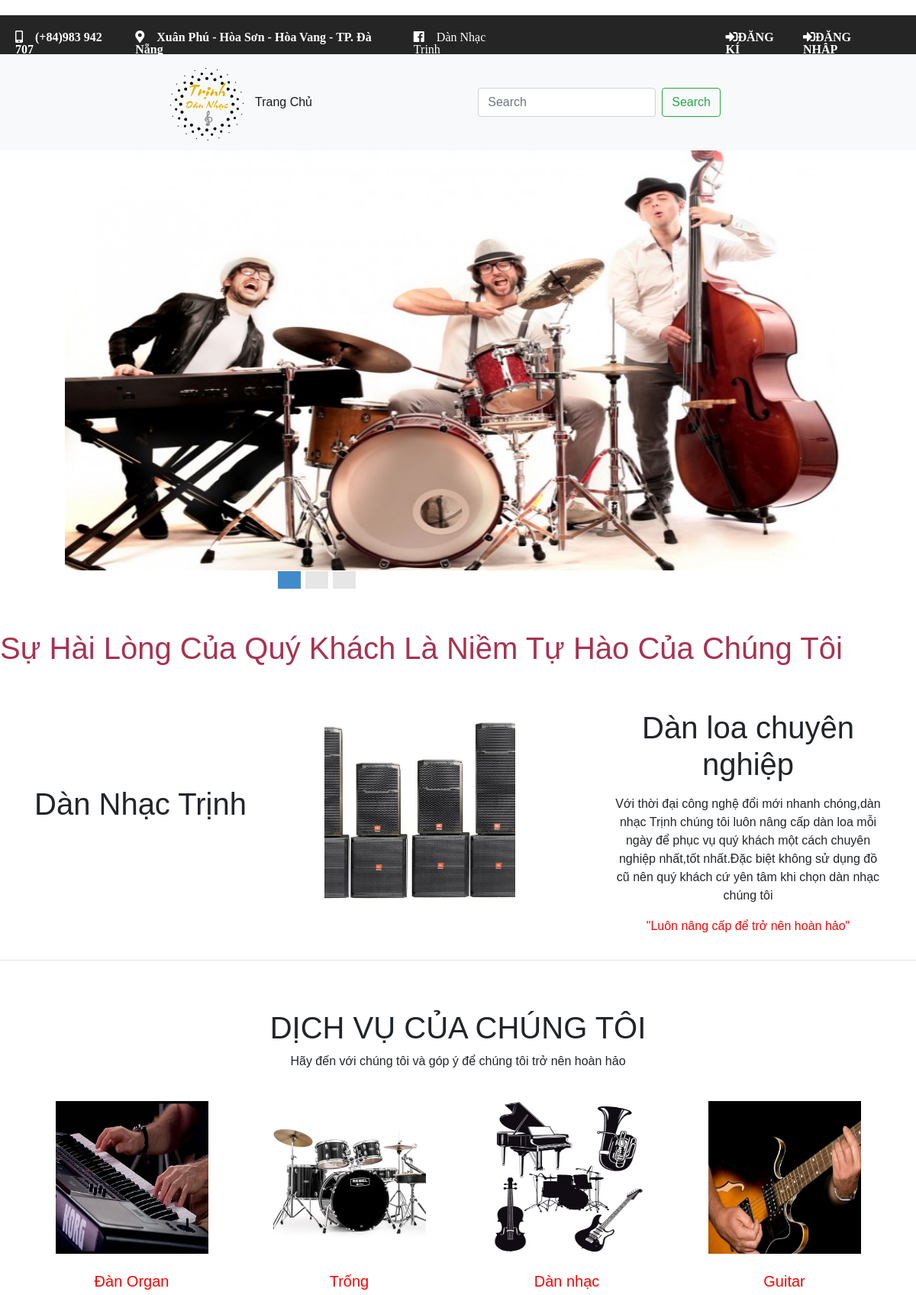
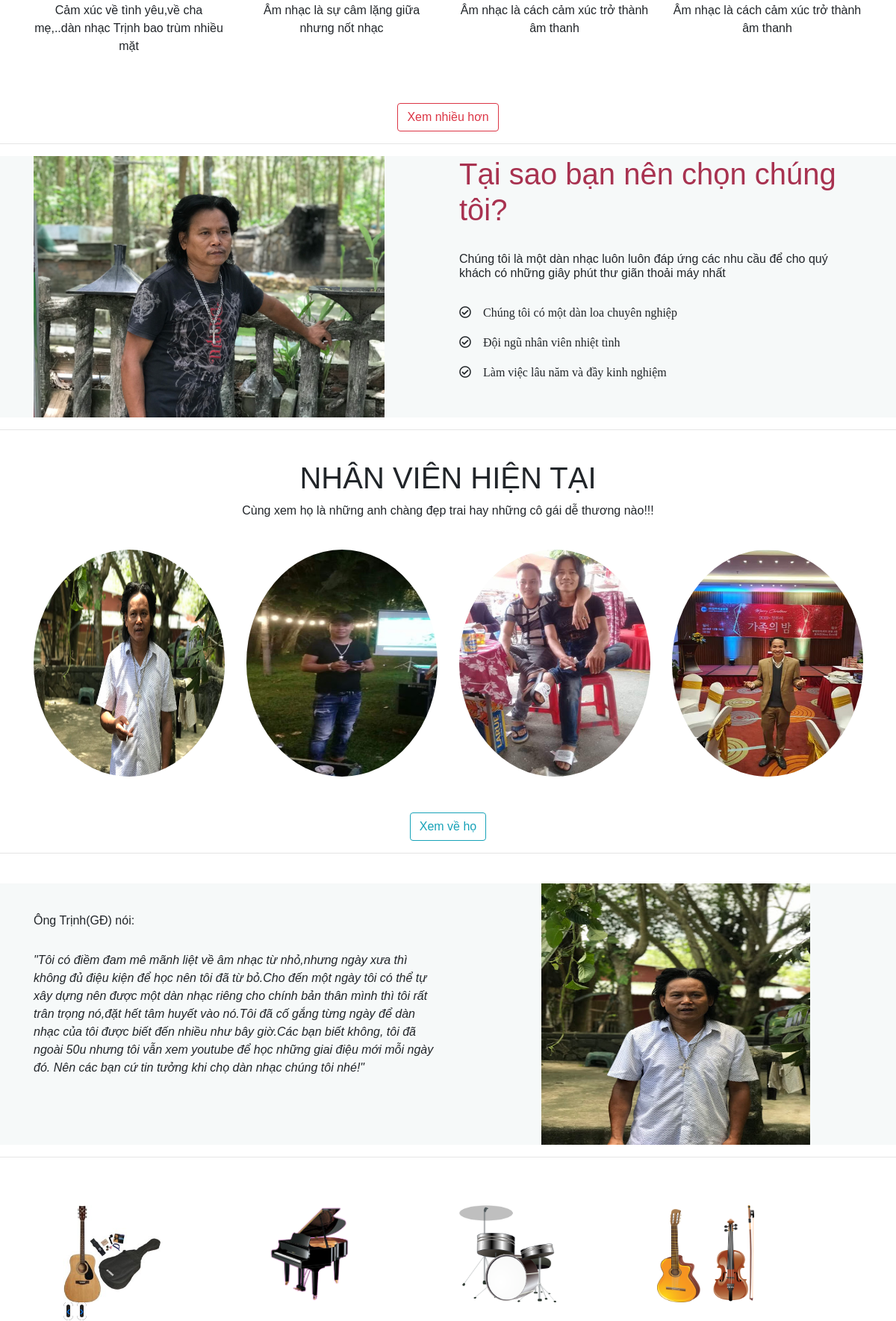
The page / (upper part) on the database its author committed (2 pictures, top to bottom).
### tables this page shows
create table introduce(
id int auto_increment primary key,
names varchar(255),
image varchar(255),
content1 varchar(255),
content2 varchar(255),
note varchar(255)
);

create table service(
id int auto_increment primary key,
image varchar(255),
names varchar(255),
intro varchar(255)
);

create table why(
id int auto_increment primary key,
image varchar(255),
title varchar(255),
intro varchar(255),
detail1 varchar(255),
detail2 varchar(255),
detail3 varchar(255)
);

create table emp(
id int auto_increment primary key,
image varchar(255)
);

create table manager(
id int auto_increment primary key,
img varchar(255),
namess varchar(255),
content text
);

### Php/database.php (called while the page is built, shortened)
<?php
$db = new mysqli("localhost", "root", "", "DanNhac");
$sql = "SELECT * from introduce";
$result = $db->query($sql)->fetch_all();
$sql1 = "SELECT * from service";
$result1 = $db->query($sql1)->fetch_all();
$sqlw = "SELECT * from why";
$resultw = $db->query($sqlw)->fetch_all();
   ?>
<?php
   $sql2 = "SELECT * from service";
    $result2 = $db->query($sql2)->fetch_all();
$sql5 = "SELECT * from emp";
$result5 = $db->query($sql5)->fetch_all();
$sql7 = "SELECT * from manager";
$result7 = $db->query($sql7)->fetch_all();
?>

### index.php (the view, shortened to what this page needs)
<!DOCTYPE html>
<html>
<head>
	<link rel="stylesheet" href="https://stackpath.bootstrapcdn.com/bootstrap/4.4.1/css/bootstrap.min.css">
	<link rel="stylesheet" href="https://use.fontawesome.com/releases/v5.0.7/css/all.css">
	<link rel="stylesheet" type="text/css" href="Css/style.css">
</head>
<body>
	<?php session_start();
	include "Php/database.php";
		?>
	<div class="flex">
		<ul class="flex1">
			<i class="fas fa-mobile-alt">&emsp;(+84)983 942 707</i>&emsp;
			<i class="fas fa-map-marker-alt">&emsp;Xuân Phú - Hòa Sơn - Hòa Vang - TP. Đà Nẵng</i>&emsp;
			<i class="fab fa-facebook">&emsp;Dàn Nhạc Trịnh</i>&emsp;
			<i style="margin-left: 260px;" class="fas fa-sign-in-alt" data-toggle="modal" data-target="#myModal" >ĐĂNG KÍ</i>&emsp;
		<i class="fas fa-sign-in-alt" data-toggle="modal" data-target="#myModal1">ĐĂNG NHẬP</i>&emsp;
	</ul>
</div>
<br>
<br>
<nav  class="navbar navbar-expand-lg navbar-light bg-light">
	<img style="margin-left: 200px;" src="Img/logo.png" width="110px;" height="110px;" alt="">
	<div class="collapse navbar-collapse" id="navbarSupportedContent">
		<ul class="navbar-nav mr-auto">
			<li class="nav-item active">
				<a class="nav-link" href="index.php">Trang Chủ <span class="sr-only">(current)</span></a>
			</li>
			</ul>
			<form action="Php/result.php " method="POST" class="form-inline my-2 my-lg-0">
				<input name="inputSearch"  class="form-control mr-sm-2" type="search" placeholder="Search" aria-label="Search">
				<button name="search" style="margin-right: 240px" class="btn btn-outline-success my-2 my-sm-0" type="submit">Search</button>
			</form>
		</div>
	</nav>
	<div class="container">
		<div class="row">
			<div class="col-sm-12">
				<div id="carouselExampleIndicators" class="carousel slide" data-ride="carousel">
					<ol class="carousel-indicators">
						<li data-target="#carouselExampleIndicators" data-slide-to="0" class="active"></li>
						<li data-target="#carouselExampleIndicators" data-slide-to="1"></li>
						<li data-target="#carouselExampleIndicators" data-slide-to="2"></li>
					</ol>
					<div class="carousel-inner">
						<div class="carousel-item active">
							<img class="d-block w-100" style="width: 900px; height: 550px" src="Img/slide1.jpg"  alt="First slide">
						</div>
					</div>
					<a class="carousel-control-prev" href="#carouselExampleIndicators" role="button" data-slide="prev">
						<span class="carousel-control-prev-icon" aria-hidden="true"></span>
					</a>
					<a class="carousel-control-next" href="#carouselExampleIndicators" role="button" data-slide="next">
						<span class="carousel-control-next-icon" aria-hidden="true"></span>
					</a>
				</div>
			</div>
		</div>
	</div>
	<br>
	<br>
	<marquee><h1 style="font-size: 36; color:#a83250;">Sự Hài Lòng Của Quý Khách Là Niềm Tự Hào Của Chúng Tôi</h1></marquee>
	<br>
	<br>
	<div style="justify-content: center;display: flex;">
		<div class = "container">
			<div class = "row">
				<div class = "col-sm-4">
					<h1 style="margin-top: 100px;" >	<?php echo $result[0][1];  ?></h1>
				</div>
				<div class = "col-sm-4">
					<img style="width: 250px; height: 250px;" src="<?php  echo $result[0][2]; ?>" alt="">
				</div>
				<div class = "col-sm-4">
					<center><h1><?php echo $result[0][3];  ?></h1></center>
					<p><center><?php echo $result[0][4];  ?></center></p>
					<center><p style="color: red">"<?php echo $result[0][5];  ?>"</p></center>
				</div>
			</div>
		</div>
	</div>
	<hr>
	<br>
	<br>
	<div style="text-align: center;">
		<h1>DỊCH VỤ CỦA CHÚNG TÔI</h1>
		<p>Hãy đến với chúng tôi và góp ý để chúng tôi trở nên hoàn hảo</p>
	</div>
	<br>
	<?php include 'Php/database.php';?>
	<div class="container">
		<div class="row">
			<?php for ($i=0; $i < count($result1)  ; $i++) {
				?>
				<div class = "col-sm-3">
					<center><img class="abc" style="width: 200px; height: 200px" src="Img/<?php  echo $result1[$i][1]; ?>"></center>
					<br>
					<center><h5 style="color:red">	<?php echo $result1[$i][2];  ?></h5></center>
					<center><p>	<?php echo $result1[$i][3];  ?></p></center>
				</div>
			<?php } ?>
		</div>
		<br>
		<br>
		<center><a href="Php/xemnhieuhon.php" class="btn btn-outline-danger my-2 my-sm-0">Xem nhiều hơn</a></center>
	</div>
	<hr>
	<div style="background-color: #f6f9f9">
		<?php include 'Php/database.php';?>
		<div class="container">
			<div class="row">
				<div class = "col-sm-6">
					<img style="width: 470px; height: 350px" src="Img/<?php  echo $resultw[0][1]; ?>">
				</div>
				<div class = "col-sm-6">
					<h1 style="color:#a83250"><?php echo $resultw[0][2];?></h1><br>
					<h6><?php echo $resultw[0][3];?></h6>
					<br>
					<p><i class="far fa-check-circle">&emsp;<?php echo $resultw[0][4];?></i></p>
					<p><i class="far fa-check-circle">&emsp;<?php echo $resultw[0][5];?></i></p>
					<p><i class="far fa-check-circle">&emsp;<?php echo $resultw[0][6];?></i></p>
				</div>
			</div>
		</div>
	</div>
	<hr>
	<br>
	<div style="text-align: center;">
		<h1>NHÂN VIÊN HIỆN TẠI</h1>
		<p>Cùng xem họ là những anh chàng đẹp trai hay những cô gái dễ thương nào!!!</p>
	</div>
	<br>
	<?php include 'Php/database.php';?>
	<div class="container">
		<div class="row">
			<div class = "col-sm-3">
				<img class="rounded-circle" width="256" height="304" src="Img/<?php  echo $result5[0][1]; ?>">
			</div>
			<div class = "col-sm-3">
				<img class="rounded-circle" width="256" height="304" src="Img/<?php  echo $result5[1][1]; ?>">
			</div>
			<div class = "col-sm-3">
				<img class="rounded-circle" width="256" height="304" src="Img/<?php  echo $result5[2][1]; ?>">
			</div>
			<div class = "col-sm-3">
				<img class="rounded-circle" width="256" height="304" src="Img/<?php  echo $result5[3][1]; ?>">
			</div>
		</div>
		<br>
		<br>
		<center><a href="Php/xemveho.php" class="btn btn-outline-info my-2 my-sm-0">Xem về họ</a></center>
	</div>
	<hr>
	<br>
	<?php include 'Php/database.php';?>
	<div style="background-color: #f6f9f9;" >
		<div class="container">
			<div class="row">
				<div style="margin-top: 40px;" class="col-sm-6">
					<h6><?php echo $result7[0][2];  ?></h6>
					<br>
					<p><i>"<?php echo $result7[0][3];  ?>"</i></p>
				</div>
				<div class="col-sm-6">
					<img style="margin-left: 110px; width: 360px; height: 350px;  " src="Img/<?php echo $result7[0][1];  ?>" alt="">
				</div>
			</div>
		</div>
	</div>
	<hr>
	<br>
	<br>
	<div class="container">
		<div class="row">
			<div class="col-lg-12">
				<div id="Carousel" class="carousel slide">
					<div class="carousel-inner">
						<div class="item active carousel-item">
							<div class="row">
								<div class="col-lg-3"><a href="#" class="thumbnail"><img src="Img/1.jpg" alt="Image" style="width: 130px; height:130px; "></a>
								</div>
								<div class="col-lg-3"><a href="#" class="thumbnail"><img src="Img/2.png" alt="Image" style="width: 130px; height:130px;"></a>
								</div>
								<div class="col-lg-3"><a href="#" class="thumbnail"><img src="Img/3.png" alt="Image" style="width: 130px; height:130px;"></a>
								</div>
								<div class="col-lg-3"><a href="#" class="thumbnail"><img src="Img/4.png" alt="Image" style="width: 130px; height:130px;"></a>
								</div>
							</div>
						</div>
					</div>
					<a data-slide="prev" href="#Carousel" class="left carousel-control">&#x2039;</a>
					<a data-slide="next" href="#Carousel" class="right carousel-control">&#x203A;</a>
				</div>
			</div>
		</div>
	</div>
	<br>
	<br>
	<br>
				<br>
				<br>
			</body>
			</html>

### Css/style.css (style rules this page uses)
.flex { width: 100%; height: 3px; }
.flex1 { display: flex; list-style: none; justify-content: center; padding: 20px; background-color: #252525; color:white; }
ul { list-style-type: none; }
body { font-family: Verdana, sans-serif; }
body { padding-top:20px; }
.carousel { margin-bottom: 0; padding: 0 40px 30px 40px; }
.carousel-control { left: -12px; height: 40px; width: 40px; background: none repeat scroll 0 0 #222222; border: 4px solid #FFFFFF; border-radius: 23px 23px 23px 23px; margin-top: 90px; }
.carousel-control.right { right: -12px; }
.carousel-indicators { right: 50%; top: auto; bottom: -10px; margin-right: -19px; }
.carousel-indicators li { background: #cecece; }
.carousel-indicators .active { background: #428bca; }

### rows shown on the page
introduce: names "Dàn Nhạc Trịnh", image (picture), content1 "Dàn loa chuyên nghiệp", content2 "Với thời đại công nghệ đổi mới nhanh chóng,dàn nhạc Trịnh chúng tôi luôn nâng cấp dàn loa mỗi ngày để phục vụ quý khách một cách chuyên nghiệp nhất,tốt nhất.Đặc biệt không sử dụng đồ cũ nên quý khách cứ yên tâm khi chọn dàn nhạc chúng tôi", note "Luôn nâng cấp để trở nên hoàn hảo"
service: image (picture), names "Đàn Organ", intro "Cảm xúc về tình yêu,về cha mẹ,..dàn nhạc Trịnh bao trùm nhiều mặt"
service: image (picture), names "Trống", intro "Âm nhạc là sự câm lặng giữa nhưng nốt nhạc"
service: image (picture), names "Dàn nhạc", intro "Âm nhạc là cách cảm xúc trở thành âm thanh"
service: image (picture), names "Guitar", intro "Âm nhạc là cách cảm xúc trở thành âm thanh"
why: image (picture), title "Tại sao bạn nên chọn chúng tôi?", intro "Chúng tôi là một dàn nhạc luôn luôn đáp ứng các nhu cầu để cho quý khách có những giây phút thư giãn thoải máy nhất", detail1 "Chúng tôi có một dàn loa chuyên nghiệp", detail2 "Đội ngũ nhân viên nhiệt tình", detail3 "Làm việc lâu năm và đầy kinh nghiệm"
emp: image (picture)
emp: image (picture)
emp: image (picture)
emp: image (picture)
manager: namess "Ông Trịnh(GĐ) nói:", content "Tôi có điềm đam mê mãnh liệt về âm nhạc từ nhỏ,nhưng ngày xưa thì không đủ điệu kiện để học nên tôi đã từ bỏ.Cho đến một ngày tôi có thể tự xây dựng nên được một dàn nhạc riêng cho chính bản thân mình thì tôi rất trân trọng nó,đặt hết tâm huyết vào nó.Tôi đã cố gắng từng ngày để dàn nhạc của tôi được biết đến nhiều như bây giờ.Các bạn biết không, tôi đã ngoài 50u nhưng tôi vẫn xem youtube để học những giai điệu mới mỗi ngày đó. Nên các bạn cứ tin tưởng khi chọ dàn nhạc chúng tôi nhé!", img (picture)
